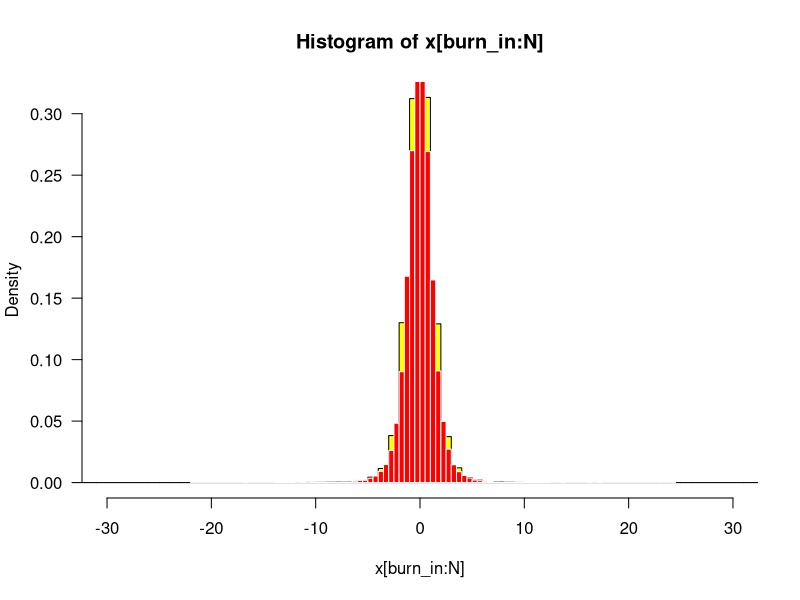

Recreate this plot in R.
# N is the number of iterations; x_0 - starting value for x
N <- 100000
x_0 <- 1
burn_in <- 1000

x <- rep(0, N+1)
y <- rep(0, N)
x[1] <- x_0

set.seed(13)

for (i in seq_len(N)){
  # conditional distribution of Y given X
  y[i] <- rgamma(1, shape = 5/2, scale = 1/(x[i]^2/2+2))
  
  # conditional distribution of X given Y
  x[i+1] <- rnorm(1, 0, sqrt(y[i]^{-1}))
}


# plotting the histogram
par(mfrow=c(1,1))
set.seed(13)

hist(x[burn_in:N], 100, col='yellow', las=1, border=T, freq=FALSE, xlim=c(c(-30, 30)))
# comparing with the t distribution with 4 degrees of freedom
hist(rt(N-burn_in, df=4), 100, col='red', las=1, border=F, freq=FALSE,  xlim=c(-30, 30), add=TRUE)

# they are very similar